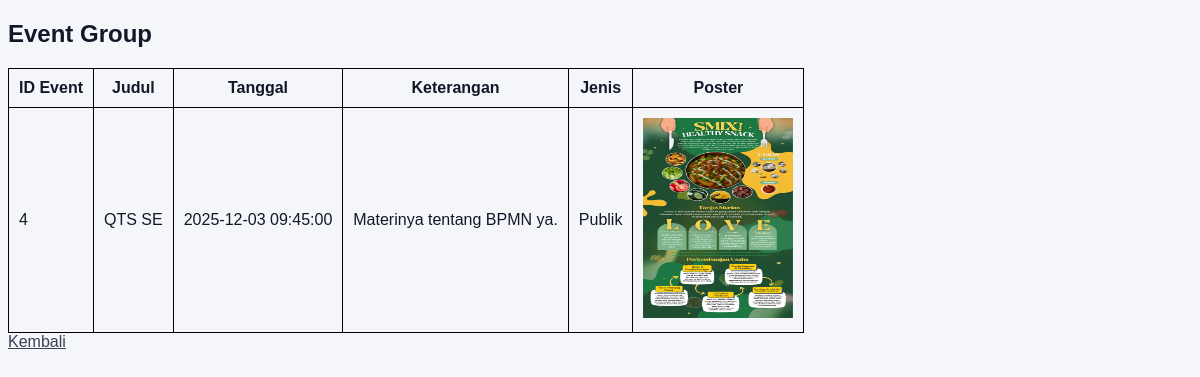
Page /event_group_mahasiswa.php?idgrup=5 on the committed database.
### tables this page shows
CREATE TABLE `event` (
  `idevent` int(11) NOT NULL AUTO_INCREMENT,
  `idgrup` int(11) NOT NULL,
  `judul` varchar(45) DEFAULT NULL,
  `judul-slug` varchar(45) DEFAULT NULL,
  `tanggal` datetime DEFAULT NULL,
  `keterangan` text DEFAULT NULL,
  `jenis` enum('Privat','Publik') DEFAULT NULL,
  `poster_extension` varchar(4) DEFAULT NULL,
  PRIMARY KEY (`idevent`),
  KEY `fk_event_grup1_idx` (`idgrup`),
  CONSTRAINT `fk_event_grup1` FOREIGN KEY (`idgrup`) REFERENCES `grup` (`idgrup`) ON DELETE CASCADE ON UPDATE CASCADE
);

### Class/parent.php (called while the page is built, shortened)
<?php
class orangtua
{
    public function __construct()
    {
        $this->mysqli =
            new mysqli(SERVER_NAME, USER_NAME, PASSWORD, DB_NAME);
    }
}

### Class/event.php (called while the page is built, shortened)
<?php
require_once("parent.php");
class event extends orangtua
{
    public function getEventsByGroup($idgroup, $search = "")
    {
        $sql = "SELECT * FROM event WHERE idgrup = ?";
        $stmt = $this->mysqli->prepare($sql);
        if (!empty($search)) {
        $searched = "%" . $search . "%";
        $stmt->bind_param("is", $idgroup, $searched);
        } else {
        $stmt->bind_param("i", $idgroup);
        }
        $stmt->execute();
        return $stmt->get_result();
    }
}

### event_group_mahasiswa.php (the view, shortened to what this page needs)
<!DOCTYPE html>
<html lang="en">
<head>
    <link rel="stylesheet" href="theme.css">
</head>
<body>
    <h2>Event Group</h2>
    <?php
    require_once "Class/event.php";
    $idgroup = $_GET['idgrup'];
    $event = new event();
    $search = "";
    $res = $event->getEventsByGroup($idgroup, $search);
    if ($res->num_rows > 0) {
        echo "<div class='table-geser'>";
        echo "<table>
                <tr>
                    <th>ID Event</th>
                    <th>Judul</th>
                    <th>Tanggal</th>
                    <th>Keterangan</th>
                    <th>Jenis</th>
                    <th>Poster</th>
                </tr>";
        while ($row = $res->fetch_assoc()) {
            echo "<tr>";
            echo "<td>" . $row['idevent'] . "</td>";
            echo "<td>" . $row['judul'] . "</td>";
            echo "<td>" . $row['tanggal'] . "</td>";
            echo "<td>" . $row['keterangan'] . "</td>";
            echo "<td>" . $row['jenis'] . "</td>";
            echo "<td><img src = 'foto_poster/" . $row['idevent'] . "." . $row['poster_extension'] . "'></td>";
            echo "</tr>";
        }
        echo "</table>";
        echo "</div>";
    } else {
        echo "<p>Belum ada event yang terdaftar!</p>";
    }
    echo "<a href='kelola_group_mahasiswa.php?username=" . $_SESSION['username'] . "'>Kembali</a>";
    ?>
</body>
</html>

### theme.css (style rules this page uses)
@media (prefers-color-scheme: light) { :root { --bg-color: #f4f6f9; --form-bg: #ccc8c8; --input-bg: #ffffff; --border-color: #000000; --text-primary: #111827; --text-secondary: #374151; --text-error: #dc2626; --btn-bg: #4caf50; --btn-hover: #45a049; --shadow: #000000; } }
body { background: var(--bg-color); }

### event_group_mahasiswa.php (style rules this page uses)
body { background: var(--bg-color); font-family: Arial; }
h2 { margin-bottom: 20px; color: var(--text-primary); }
table, th, tr, td { border: 1px solid var(--border-color); }
table { border-collapse: collapse; }
th, td { padding: 10px; color: var(--text-primary); }
a { color: var(--text-secondary); }
img { width: 450px; height: 300px; }
img { width: 150px; height: 200px; }

### rows in the picture
event: idevent "4", judul "QTS SE", tanggal "2025-12-03 09:45:00", keterangan "Materinya tentang BPMN ya.", jenis "Publik"
